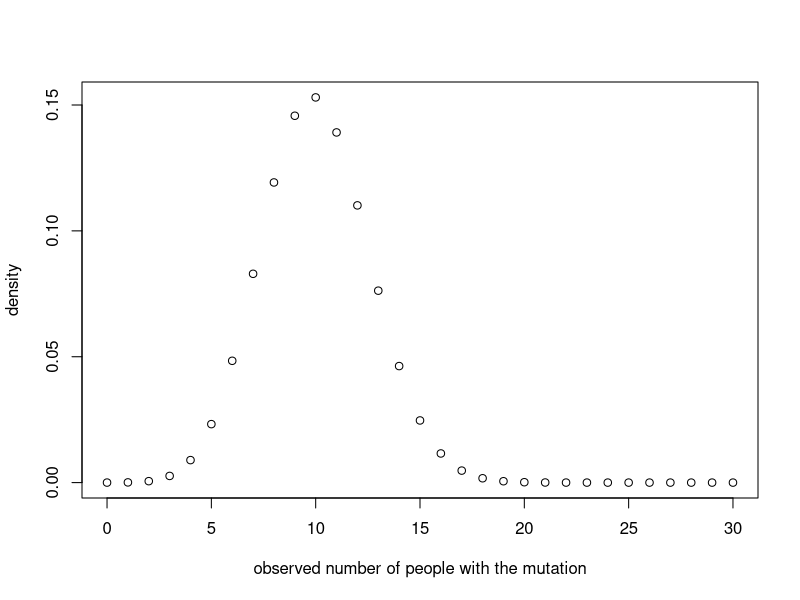
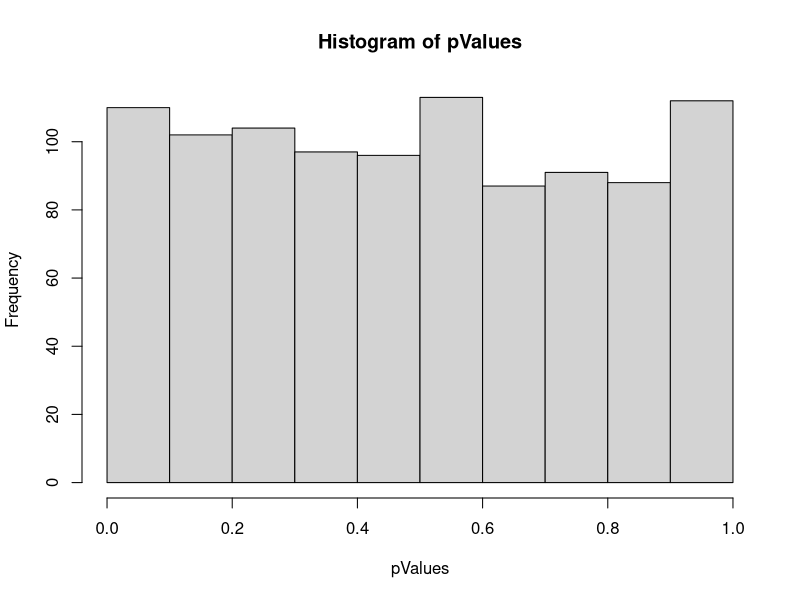
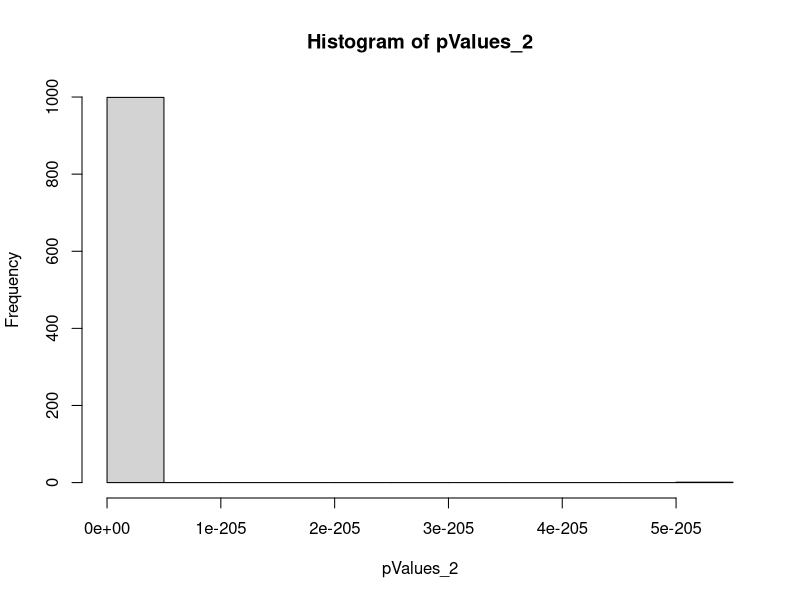

Reproduce these figures in R, in order. (Note: this script raises an error after producing the figures.)
rm(list=ls())

# Question 1 with formulation # 2
sampleSize <- 30
probMut <- 1/3
dbinom(12, sampleSize, probMut)    # 0.01101246
plot(0:sampleSize, dbinom(0:sampleSize, sampleSize, probMut), xlab=" observed number of people with the mutation ", ylab= "density")
myMean <- sampleSize * probMut    
myVars <- sampleSize * probMut * (1 - probMut)    
#ANSWER:
" The probability of seeing exatly 12 people with the mutation is 0.01101246.
  Mean for the expected number of people with the mutation is 10.
  Variance for the expected number of people with the mutation is 6.666667. "

# 3A
set.seed(1000)
numPatients <- 10000
numExperiments <- 1000
myVals <- rbinom(numExperiments,numPatients,0.5)    # one liner: rbinom(1000,10000,0.5)

# 3B
expectedMean <- numPatients * 0.5
expectedVars <- numPatients * 0.5 * (1 - 0.5)
actualMean <- mean(myVals)
actualVars <- var(myVals)
# ANSWER
" The expected mean is 5000 and the expected variance is 2500.
  The actual mean is 5000.688 and the actual variance is 2700.287."

# 3C
pValues <- vector(length=length(myVals), mode="double")
for (i in 1:length(myVals)){
    pValues[i] <- binom.test(myVals[i], numPatients)$p.value
}
hist(pValues)
# ANSWER
"I expected to see uniform distribution and 
the p-values of the histogram are approximate uniform distribution."

# 3D
newProb <- 2/3
pValues_2 <- vector(length=length(myVals), mode="double")
for (p in 1:length(myVals)){
  pValues_2[p] <- binom.test(myVals[p], numPatients, p= newProb)$p.value
}
hist(pValues_2)    # with p = 2/3

pValues_3 <- vector(length=length(myVals), mode="double")
for (q in 1:length(myVals)){
  pValues_3[q] <- binom.test(myVals[q], numPatients, p=0.49)$p.value
}
histo(pValues_3)    # with p = 0.49
# ANSWER
" Changing the expected value from 1/2 to 2/3, all the p-values become very small. Interestingly,
  if we change 1/2 to a much bigger value, like 3/4, we end up with the same extremely small 
  p-values in R.
  
  If the expected value changed to 0.49 or 0.51, I don't expect to see the same shape of the
  p-value histogram because the actual distribution is no longer symmatric around the distribution 
  with the expected value of 0.49 or 0.51. The sample size is 10000, so 1% can cause big differences.
  By histogram, we can verify that we see more of small p-values."

